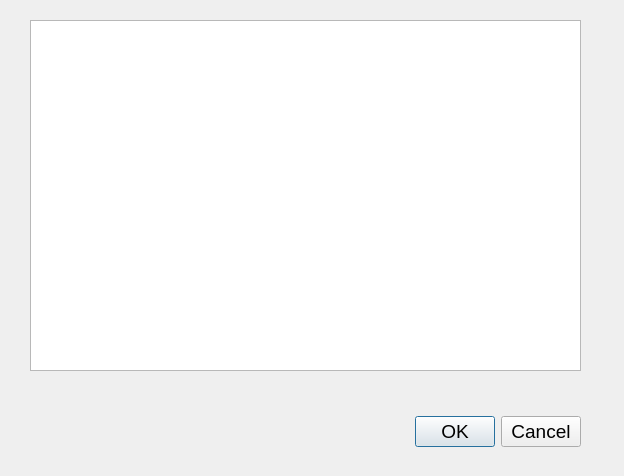
<?xml version="1.0" encoding="UTF-8"?>
<ui version="4.0">
 <class>PreviewBookDialog</class>
 <widget class="QDialog" name="PreviewBookDialog">
  <property name="geometry">
   <rect>
    <x>0</x>
    <y>0</y>
    <width>624</width>
    <height>476</height>
   </rect>
  </property>
  <property name="windowTitle">
   <string>Dialog</string>
  </property>
  <widget class="QDialogButtonBox" name="buttonBox">
   <property name="geometry">
    <rect>
     <x>40</x>
     <y>401</y>
     <width>541</width>
     <height>61</height>
    </rect>
   </property>
   <property name="font">
    <font>
     <pointsize>14</pointsize>
    </font>
   </property>
   <property name="orientation">
    <enum>Qt::Horizontal</enum>
   </property>
   <property name="standardButtons">
    <set>QDialogButtonBox::Cancel|QDialogButtonBox::Ok</set>
   </property>
  </widget>
  <widget class="QTextEdit" name="textEdit">
   <property name="geometry">
    <rect>
     <x>30</x>
     <y>20</y>
     <width>551</width>
     <height>351</height>
    </rect>
   </property>
   <property name="font">
    <font>
     <pointsize>14</pointsize>
    </font>
   </property>
  </widget>
 </widget>
 <resources/>
 <connections>
  <connection>
   <sender>buttonBox</sender>
   <signal>accepted()</signal>
   <receiver>PreviewBookDialog</receiver>
   <slot>accept()</slot>
   <hints>
    <hint type="sourcelabel">
     <x>248</x>
     <y>254</y>
    </hint>
    <hint type="destinationlabel">
     <x>157</x>
     <y>274</y>
    </hint>
   </hints>
  </connection>
  <connection>
   <sender>buttonBox</sender>
   <signal>rejected()</signal>
   <receiver>PreviewBookDialog</receiver>
   <slot>reject()</slot>
   <hints>
    <hint type="sourcelabel">
     <x>316</x>
     <y>260</y>
    </hint>
    <hint type="destinationlabel">
     <x>286</x>
     <y>274</y>
    </hint>
   </hints>
  </connection>
 </connections>
</ui>
